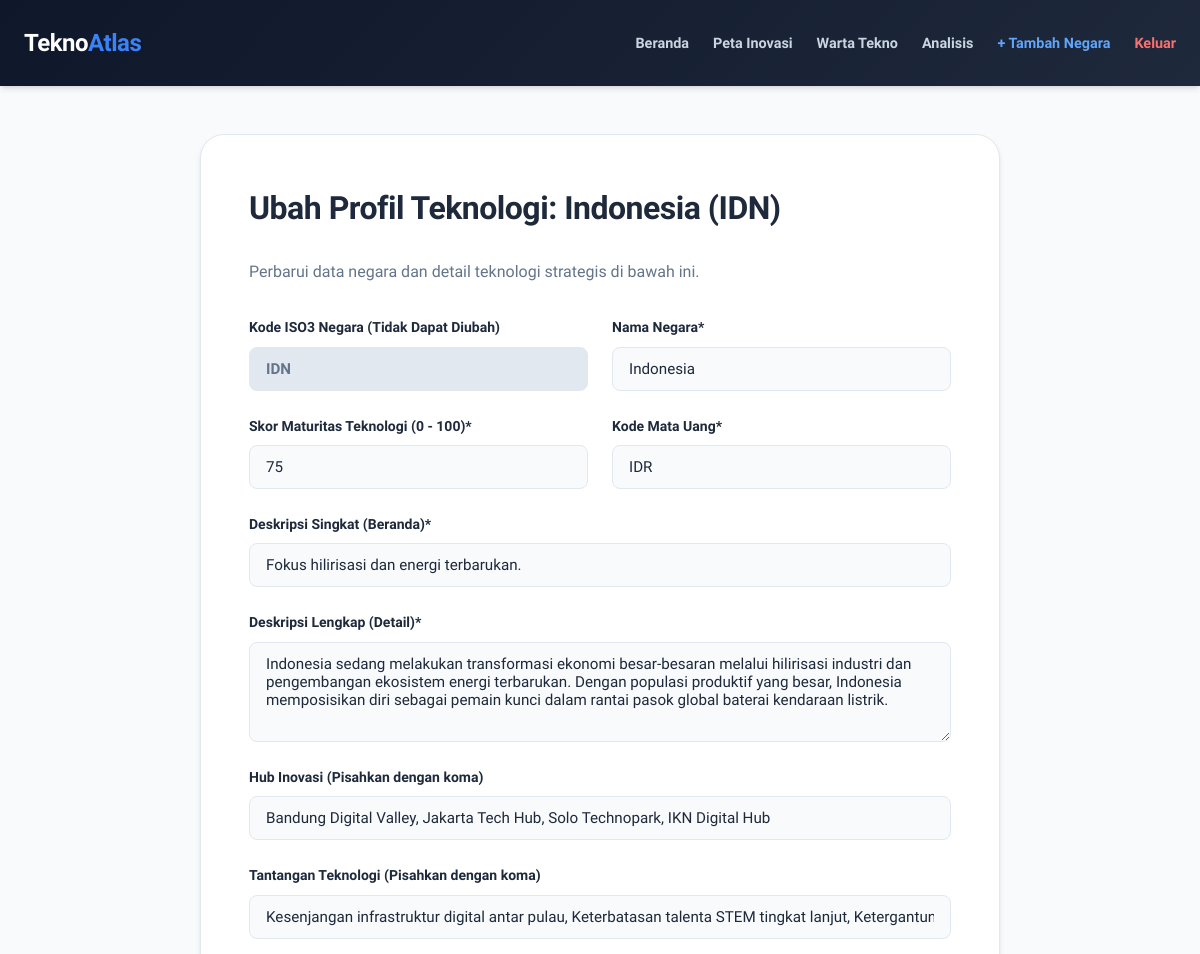
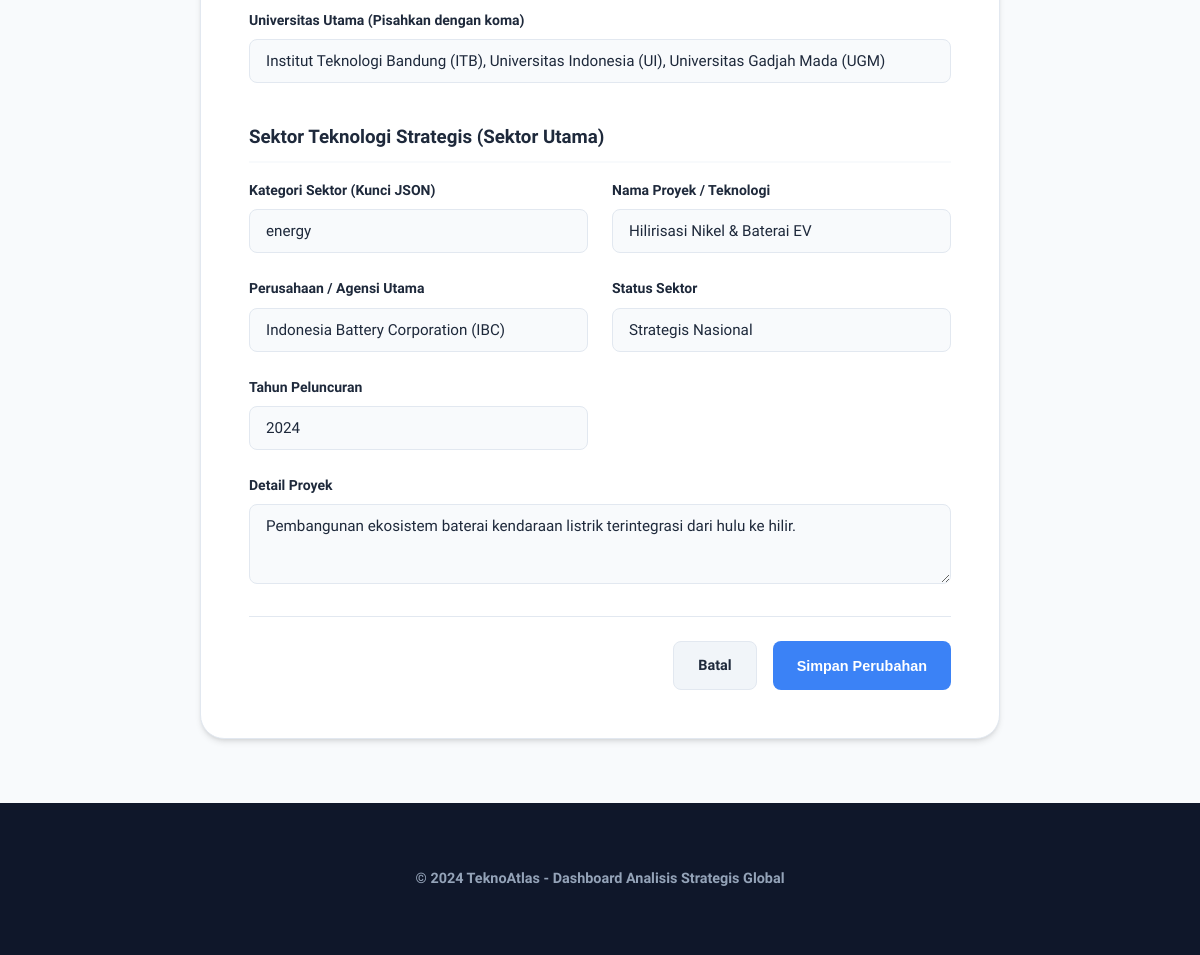
Screenshot of /admin/edit/IDN (signed in) with the database file from the repository (2 pictures, top to bottom).
### tables this page shows
CREATE TABLE countries (
            cca3 TEXT PRIMARY KEY,
            name TEXT NOT NULL,
            maturity INTEGER NOT NULL,
            code TEXT,
            desc TEXT,
            full_description TEXT,
            innovation_hubs TEXT,
            challenges TEXT,
            universities TEXT,
            tech_sectors TEXT
        );

### app.py (the view, shortened to what this page needs)
@app.route('/admin/edit/<iso3>', methods=['GET', 'POST'])
def admin_edit(iso3):
    iso3 = iso3.upper()
    country = get_country(iso3)
    if not country:
        abort(404)
    return render_template('admin_edit.html', country=country)

### app.py (called while the page is built, shortened)
@app.before_request
def require_login_middleware():
    user = session.get('username', 'Guest')
    role = session.get('role', 'none')
    logger.info(f"[Request] Path: {request.path} | Method: {request.method} | User: {user} ({role})")
    public_routes = ['login', 'register', 'static']
    endpoint = request.endpoint
    if not endpoint:
        return # Biarkan Flask menangani 404 secara standar
    if endpoint not in public_routes:
        if 'user_id' not in session:
            flash("Silakan masuk terlebih dahulu untuk mengakses TeknoAtlas.", "warning")
            return redirect(url_for('login'))
        if endpoint.startswith('admin_') and session.get('role') != 'admin':
            logger.warning(f"Unauthorized access attempt by user '{user}' to admin endpoint '{endpoint}'")
            abort(403)

### database.py (called while the page is built)
def get_db_connection():
    conn = sqlite3.connect(DATABASE_PATH)
    conn.row_factory = sqlite3.Row
    return conn

def get_country(cca3):
    conn = get_db_connection()
    cursor = conn.cursor()
    cursor.execute("SELECT * FROM countries WHERE cca3 = ?", (cca3.upper(),))
    r = cursor.fetchone()
    conn.close()
    if r:
        return {
            'cca3': r['cca3'],
            'name': r['name'],
            'maturity': r['maturity'],
            'code': r['code'],
            'desc': r['desc'],
            'full_description': r['full_description'],
            'innovation_hubs': json.loads(r['innovation_hubs']) if r['innovation_hubs'] else [],
            'challenges': json.loads(r['challenges']) if r['challenges'] else [],
            'universities': json.loads(r['universities']) if r['universities'] else [],
            'tech_sectors': json.loads(r['tech_sectors']) if r['tech_sectors'] else {}
        }
    return None

### templates/admin_edit.html (shortened to what this page needs)
<!DOCTYPE html>
<html lang="id">
<head>
    <link rel="stylesheet" href="{{ url_for('static', filename='style.css') }}">
</head>
<body>
    <nav>
        <div class="container nav-content">
            <a href="/" class="logo">Tekno<span>Atlas</span></a>
            <div class="nav-links">
                <a href="/">Beranda</a>
                <a href="/map">Peta Inovasi</a>
                <a href="/news">Warta Tekno</a>
                <a href="/analysis">Analisis</a>
                {% if session.get('role') == 'admin' %}
                    <a href="/admin/add" style="color: var(--accent-light);">+ Tambah Negara</a>
                {% endif %}
                <a href="/logout" style="color: #f87171;">Keluar</a>
            </div>
        </div>
    </nav>
    <div class="container">
        <div class="crud-container" style="animation: fadeIn 0.4s ease-out;">
            <h2>Ubah Profil Teknologi: {{ country.name }} ({{ country.cca3 }})</h2>
            <p style="color: var(--text-muted); margin-bottom: 2rem;">Perbarui data negara dan detail teknologi strategis di bawah ini.</p>
            <form action="/admin/edit/{{ country.cca3 }}" method="POST">
                <div class="form-grid-2">
                    <div class="form-group">
                        <label for="cca3">Kode ISO3 Negara (Tidak Dapat Diubah)</label>
                        <input type="text" id="cca3" name="cca3" class="form-input" value="{{ country.cca3 }}" disabled style="background: #e2e8f0; color: #64748b; font-weight: bold;">
                    </div>
                    <div class="form-group">
                        <label for="name">Nama Negara*</label>
                        <input type="text" id="name" name="name" class="form-input" value="{{ country.name }}" placeholder="Contoh: Singapura" required>
                    </div>
                </div>
                <div class="form-grid-2">
                    <div class="form-group">
                        <label for="maturity">Skor Maturitas Teknologi (0 - 100)*</label>
                        <input type="number" id="maturity" name="maturity" class="form-input" value="{{ country.maturity }}" placeholder="Contoh: 85" required min="0" max="100">
                    </div>
                    <div class="form-group">
                        <label for="code">Kode Mata Uang*</label>
                        <input type="text" id="code" name="code" class="form-input" value="{{ country.code }}" placeholder="Contoh: SGD" required minlength="3" maxlength="3" style="text-transform: uppercase;">
                    </div>
                </div>
                <div class="form-group">
                    <label for="desc">Deskripsi Singkat (Beranda)*</label>
                    <input type="text" id="desc" name="desc" class="form-input" value="{{ country.desc }}" placeholder="Contoh: Hub teknologi finansial." required>
                </div>
                <div class="form-group">
                    <label for="full_description">Deskripsi Lengkap (Detail)*</label>
                    <textarea id="full_description" name="full_description" class="form-input form-text" placeholder="Tuliskan latar belakang teknologi secara detail..." required>{{ country.full_description }}</textarea>
                </div>
                <div class="form-group">
                    <label for="innovation_hubs">Hub Inovasi (Pisahkan dengan koma)</label>
                    <input type="text" id="innovation_hubs" name="innovation_hubs" class="form-input" value="{{ country.innovation_hubs | join(', ') }}" placeholder="Contoh: SG Innovate, One-North">
                </div>
                <div class="form-group">
                    <label for="challenges">Tantangan Teknologi (Pisahkan dengan koma)</label>
                    <input type="text" id="challenges" name="challenges" class="form-input" value="{{ country.challenges | join(', ') }}" placeholder="Contoh: Keterbatasan lahan">
                </div>
                <div class="form-group">
                    <label for="universities">Universitas Utama (Pisahkan dengan koma)</label>
                    <input type="text" id="universities" name="universities" class="form-input" value="{{ country.universities | join(', ') }}" placeholder="Contoh: NUS, NTU">
                </div>
                {% set first_key = (country.tech_sectors.keys() | list)[0] if country.tech_sectors else 'digital' %}
                {% set first_sector = country.tech_sectors[first_key] if country.tech_sectors else {} %}
                <h3 style="margin: 2.5rem 0 1rem 0; border-bottom: 2px solid var(--bg); padding-bottom: 0.5rem; font-weight: 800;">Sektor Teknologi Strategis (Sektor Utama)</h3>
                <div class="form-grid-2">
                    <div class="form-group">
                        <label for="sector_key">Kategori Sektor (Kunci JSON)</label>
                        <input type="text" id="sector_key" name="sector_key" class="form-input" value="{{ first_key }}" placeholder="Contoh: digital" required>
                    </div>
                    <div class="form-group">
                        <label for="sector_item">Nama Proyek / Teknologi</label>
                        <input type="text" id="sector_item" name="sector_item" class="form-input" value="{{ first_sector.get('item', '') }}" placeholder="Contoh: Smart Nation" required>
                    </div>
                </div>
                <div class="form-grid-2">
                    <div class="form-group">
                        <label for="sector_company">Perusahaan / Agensi Utama</label>
                        <input type="text" id="sector_company" name="sector_company" class="form-input" value="{{ first_sector.get('company', '') }}" placeholder="Contoh: GovTech" required>
                    </div>
                    <div class="form-group">
                        <label for="sector_status">Status Sektor</label>
                        <input type="text" id="sector_status" name="sector_status" class="form-input" value="{{ first_sector.get('status', '') }}" placeholder="Contoh: Active" required>
                    </div>
                </div>
                <div class="form-grid-2">
                    <div class="form-group">
                        <label for="sector_year">Tahun Peluncuran</label>
                        <input type="number" id="sector_year" name="sector_year" class="form-input" value="{{ first_sector.get('year', '') }}" placeholder="Contoh: 2024" required min="1900" max="2100">
                    </div>
                </div>
                <div class="form-group">
                    <label for="sector_detail">Detail Proyek</label>
                    <textarea id="sector_detail" name="sector_detail" class="form-input" placeholder="Deskripsikan fokus teknologi..." required style="min-height: 80px;">{{ first_sector.get('detail', '') }}</textarea>
                </div>
                <div class="crud-actions">
                    <a href="/country/{{ country.cca3 }}" class="btn-crud btn-cancel">Batal</a>
                    <button type="submit" class="btn-crud btn-save">Simpan Perubahan</button>
                </div>
            </form>
        </div>
    </div>
    <footer>
        <div class="container">
            <p>&copy; 2024 TeknoAtlas - Dashboard Analisis Strategis Global</p>
        </div>
    </footer>
</body>
</html>

### static/style.css (style rules this page uses)
:root { --primary: #0f172a; --primary-light: #1e293b; --accent: #3b82f6; --accent-light: #60a5fa; --bg: #f8fafc; --card: #ffffff; --border: #e2e8f0; --text-main: #1e293b; --text-muted: #64748b; --success: #10b981; --shadow-sm: 0 1px 2px 0 rgb(0 0 0 / 0.05); --shadow-md: 0 4px 6px -1px rgb(0 0 0 / 0.1), 0 2px 4px -2px rgb(0 0 0 / 0.1); --shadow-lg: 0 10px 15px -3px rgb(0 0 0 / 0.1), 0 4px 6px -4px rgb(0 0 0 / 0.1); --radius-lg: 24px; --radius-md: 16px; --radius-sm: 8px; }
* { box-sizing: border-box; margin: 0; padding: 0; }
body { font-family: 'Plus Jakarta Sans', sans-serif; background: var(--bg); color: var(--text-main); line-height: 1.6; -webkit-font-smoothing: antialiased; }
.container { max-width: 1200px; margin: 0 auto; padding: 0 24px; }
nav { background: var(--primary); background: linear-gradient(135deg, var(--primary) 0%, #1e293b 100%); color: white; padding: 1.5rem 0; position: sticky; top: 0; z-index: 100; box-shadow: var(--shadow-md); }
.nav-content { display: flex; justify-content: space-between; align-items: center; }
.logo { font-size: 1.5rem; font-weight: 800; text-decoration: none; color: white; letter-spacing: -0.5px; }
.logo span { color: var(--accent); }
.nav-links { display: flex; gap: 1.5rem; }
.nav-links a { color: #cbd5e1; text-decoration: none; font-weight: 600; font-size: 0.9rem; transition: color 0.2s ease, transform 0.2s ease; }
footer { background: var(--primary); color: #94a3b8; padding: 4rem 0; text-align: center; margin-top: 4rem; }
footer p { font-size: 0.9rem; font-weight: 600; }
.form-group { margin-bottom: 1.5rem; display: flex; flex-direction: column; }
.form-group label { font-weight: 600; font-size: 0.875rem; color: var(--text-main); margin-bottom: 0.5rem; }
.form-input { font-family: inherit; font-size: 0.95rem; padding: 0.75rem 1rem; border: 1px solid var(--border); border-radius: var(--radius-sm); background: #f8fafc; color: var(--text-main); transition: all 0.2s ease; outline: none; }
.form-text { font-family: inherit; min-height: 100px; resize: vertical; }
.crud-container { max-width: 800px; margin: 3rem auto; background: white; padding: 3rem; border-radius: var(--radius-lg); box-shadow: var(--shadow-md); border: 1px solid var(--border); }
.crud-container h2 { font-size: 2rem; font-weight: 800; margin-bottom: 1.5rem; letter-spacing: -0.5px; }
.form-grid-2 { display: grid; grid-template-columns: 1fr 1fr; gap: 1.5rem; }
.crud-actions { display: flex; justify-content: flex-end; gap: 1rem; margin-top: 2rem; border-top: 1px solid var(--border); padding-top: 1.5rem; }
.btn-crud { padding: 0.75rem 1.5rem; border-radius: var(--radius-sm); font-weight: 700; font-size: 0.9rem; cursor: pointer; transition: all 0.2s ease; border: none; text-decoration: none; text-align: center; }
.btn-save { background: var(--accent); color: white; }
.btn-cancel { background: #f1f5f9; color: var(--text-main); border: 1px solid var(--border); }

### rows the page displays
countries: name "Indonesia", cca3 "IDN", maturity "75", code "IDR", desc "Fokus hilirisasi dan energi terbarukan.", full_description "Indonesia sedang melakukan transformasi ekonomi besar-besaran melalui hilirisasi industri dan pengembangan ekosistem energi terbarukan. Dengan populasi produktif yang besar, Indonesia memposisikan diri sebagai pemain kunci dalam rantai pasok global baterai kendaraan listrik."
